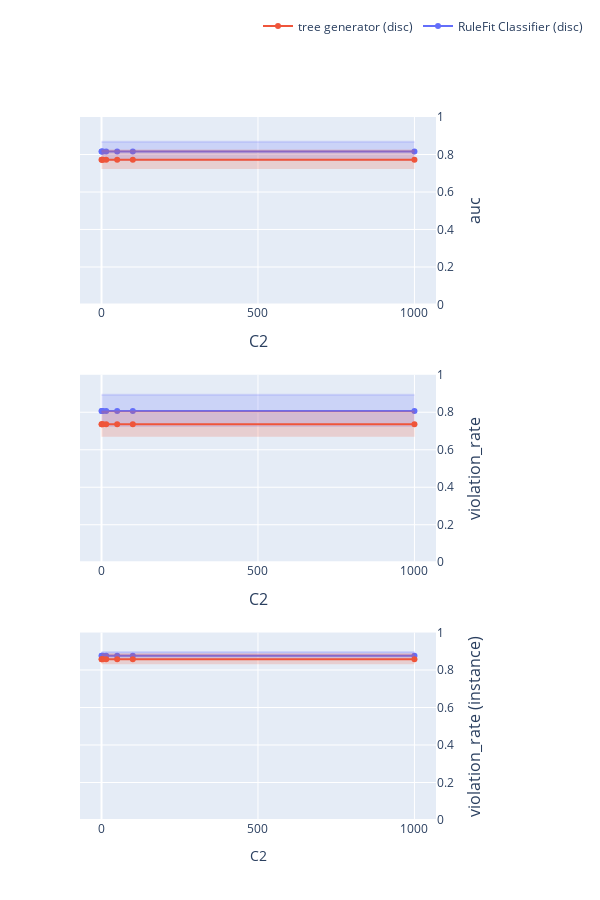

Notebook code cell kept with this figure:
### Code cell
import plotly.graph_objects as go
from plotly.subplots import make_subplots


# グラフのデータを準備
# index = ['l-SVM-p', 'r-SVM-p', 'LogReg-p']

# index = [
#     'linear svm (L)', 
#     'non-linear svm (L)', 
#     'logistic regression (L)'
# ]

# index = [
#     'linear svm', 
#     'non-linear svm', 
#     'logistic regression'
# ]

index = [
    'RuleFit Classifier (disc)',
    'tree generator (disc)',
]

columns = ['auc', 'violation_rate', 'violation_rate (instance)']

title_text = "C2"


# サブプロットの作成
# fig = make_subplots(rows=1, cols=2, subplot_titles=('AUC', 'ルール違反率'))
fig = make_subplots(rows=len(columns), cols=1)
showlegend=True

for row_num, col in enumerate(columns):
    tmp_mean = pd.DataFrame(
        [{info: df.loc[model_name, col] for info, df in zip(infos, dfs_mean)} for model_name in index],
        index=index
    )
    tmp_std = pd.DataFrame(
        [{info: df.loc[model_name, col] for info, df in zip(infos, dfs_std)} for model_name in index],
        index=index
    )

    # グラフ1: AUC
    for i in range(len(tmp_mean)):
        fig.add_trace(
            go.Scatter(
                x=tmp_mean.columns,
                y=tmp_mean.iloc[i, :],
                mode='lines+markers',
                name=tmp_mean.index[i],
                line=dict(color=colors_mean[i]),  # ラインの色を設定
                marker=dict(color=colors_mean[i]),  # マーカーの色を設定
                showlegend=showlegend,
            ),
            row=row_num+1, col=1
        )
        fig.add_trace(
            go.Scatter(
                x=tmp_mean.columns,
                y=tmp_mean.iloc[i, :] + tmp_std.iloc[i, :],
                mode='lines',
                line=dict(color=colors_std[i]),  # ラインの色を設定
                showlegend=False
            ),
            row=row_num+1, col=1
        )
        fig.add_trace(
            go.Scatter(
                x=tmp_mean.columns,
                y=tmp_mean.iloc[i, :] - tmp_std.iloc[i, :],
                mode='lines',
                fill='tonexty',
                fillcolor=colors_std[i],
                line=dict(color='rgba(255,255,255,0)'),
                showlegend=False
            ),
            row=row_num+1, col=1
        )
    
    # x, y 軸の設定
    fig.update_xaxes(title_text=title_text, row=row_num+1, col=1)
    fig.update_yaxes(title_text=col, range=[0, 1], row=row_num+1, col=1, side='right', title_font=dict(size=16))

    showlegend=False
    
# レイアウトの設定
fig.update_layout(
    height=len(columns) * 300,
    width=600,
    xaxis=dict(
        domain=[0, 1],  # 左側のsubplotの幅を調整
        title_font=dict(size=16)
    ),
    xaxis2=dict(
        domain=[0, 1],  # 右側のsubplotの幅を調整
        title_font=dict(size=16)
    ),
    legend=dict(
        x=0.5,
        y=1.15,
        orientation='h'  # 水平配置
    ),
)


# グラフの表示
fig.show()

### Figure 1 — Plotly figure (JSON) as saved in the notebook; plotly's stock layout.template omitted (floating-point values rounded to 4 significant figures)
{"data": [{"line": {"color": "rgba(99,110,250,1)"}, "marker": {"color": "rgba(99,110,250,1)"}, "mode": "lines+markers", "name": "RuleFit Classifier (disc)", "showlegend": true, "type": "scatter", "x": [0.1, 1, 5, 15, 50, 100, 1000], "xaxis": "x", "y": [0.8161, 0.8161, 0.8161, 0.8161, 0.8161, 0.8161, 0.8161], "yaxis": "y"}, {"line": {"color": "rgba(99,110,250,0.2)"}, "mode": "lines", "showlegend": false, "type": "scatter", "x": [0.1, 1, 5, 15, 50, 100, 1000], "xaxis": "x", "y": [0.8675, 0.8675, 0.8675, 0.8675, 0.8675, 0.8675, 0.8675], "yaxis": "y"}, {"fill": "tonexty", "fillcolor": "rgba(99,110,250,0.2)", "line": {"color": "rgba(255,255,255,0)"}, "mode": "lines", "showlegend": false, "type": "scatter", "x": [0.1, 1, 5, 15, 50, 100, 1000], "xaxis": "x", "y": [0.7647, 0.7647, 0.7647, 0.7647, 0.7647, 0.7647, 0.7647], "yaxis": "y"}, {"line": {"color": "rgba(239,85,59,1)"}, "marker": {"color": "rgba(239,85,59,1)"}, "mode": "lines+markers", "name": "tree generator (disc)", "showlegend": true, "type": "scatter", "x": [0.1, 1, 5, 15, 50, 100, 1000], "xaxis": "x", "y": [0.7723, 0.7723, 0.7723, 0.7723, 0.7723, 0.7723, 0.7723], "yaxis": "y"}, {"line": {"color": "rgba(239,85,59,0.2)"}, "mode": "lines", "showlegend": false, "type": "scatter", "x": [0.1, 1, 5, 15, 50, 100, 1000], "xaxis": "x", "y": [0.8214, 0.8214, 0.8214, 0.8214, 0.8214, 0.8214, 0.8214], "yaxis": "y"}, {"fill": "tonexty", "fillcolor": "rgba(239,85,59,0.2)", "line": {"color": "rgba(255,255,255,0)"}, "mode": "lines", "showlegend": false, "type": "scatter", "x": [0.1, 1, 5, 15, 50, 100, 1000], "xaxis": "x", "y": [0.7232, 0.7232, 0.7232, 0.7232, 0.7232, 0.7232, 0.7232], "yaxis": "y"}, {"line": {"color": "rgba(99,110,250,1)"}, "marker": {"color": "rgba(99,110,250,1)"}, "mode": "lines+markers", "name": "RuleFit Classifier (disc)", "showlegend": false, "type": "scatter", "x": [0.1, 1, 5, 15, 50, 100, 1000], "xaxis": "x2", "y": [0.8072, 0.8072, 0.8072, 0.8072, 0.8072, 0.8072, 0.8072], "yaxis": "y2"}, {"line": {"color": "rgba(99,110,250,0.2)"}, "mode": "lines", "showlegend": false, "type": "scatter", "x": [0.1, 1, 5, 15, 50, 100, 1000], "xaxis": "x2", "y": [0.8932, 0.8932, 0.8932, 0.8932, 0.8932, 0.8932, 0.8932], "yaxis": "y2"}, {"fill": "tonexty", "fillcolor": "rgba(99,110,250,0.2)", "line": {"color": "rgba(255,255,255,0)"}, "mode": "lines", "showlegend": false, "type": "scatter", "x": [0.1, 1, 5, 15, 50, 100, 1000], "xaxis": "x2", "y": [0.7212, 0.7212, 0.7212, 0.7212, 0.7212, 0.7212, 0.7212], "yaxis": "y2"}, {"line": {"color": "rgba(239,85,59,1)"}, "marker": {"color": "rgba(239,85,59,1)"}, "mode": "lines+markers", "name": "tree generator (disc)", "showlegend": false, "type": "scatter", "x": [0.1, 1, 5, 15, 50, 100, 1000], "xaxis": "x2", "y": [0.7366, 0.7366, 0.7366, 0.7366, 0.7366, 0.7366, 0.7366], "yaxis": "y2"}, {"line": {"color": "rgba(239,85,59,0.2)"}, "mode": "lines", "showlegend": false, "type": "scatter", "x": [0.1, 1, 5, 15, 50, 100, 1000], "xaxis": "x2", "y": [0.8046, 0.8046, 0.8046, 0.8046, 0.8046, 0.8046, 0.8046], "yaxis": "y2"}, {"fill": "tonexty", "fillcolor": "rgba(239,85,59,0.2)", "line": {"color": "rgba(255,255,255,0)"}, "mode": "lines", "showlegend": false, "type": "scatter", "x": [0.1, 1, 5, 15, 50, 100, 1000], "xaxis": "x2", "y": [0.6687, 0.6687, 0.6687, 0.6687, 0.6687, 0.6687, 0.6687], "yaxis": "y2"}, {"line": {"color": "rgba(99,110,250,1)"}, "marker": {"color": "rgba(99,110,250,1)"}, "mode": "lines+markers", "name": "RuleFit Classifier (disc)", "showlegend": false, "type": "scatter", "x": [0.1, 1, 5, 15, 50, 100, 1000], "xaxis": "x3", "y": [0.8755, 0.8755, 0.8755, 0.8755, 0.8755, 0.8755, 0.8755], "yaxis": "y3"}, {"line": {"color": "rgba(99,110,250,0.2)"}, "mode": "lines", "showlegend": false, "type": "scatter", "x": [0.1, 1, 5, 15, 50, 100, 1000], "xaxis": "x3", "y": [0.8956, 0.8956, 0.8956, 0.8956, 0.8956, 0.8956, 0.8956], "yaxis": "y3"}, {"fill": "tonexty", "fillcolor": "rgba(99,110,250,0.2)", "line": {"color": "rgba(255,255,255,0)"}, "mode": "lines", "showlegend": false, "type": "scatter", "x": [0.1, 1, 5, 15, 50, 100, 1000], "xaxis": "x3", "y": [0.8554, 0.8554, 0.8554, 0.8554, 0.8554, 0.8554, 0.8554], "yaxis": "y3"}, {"line": {"color": "rgba(239,85,59,1)"}, "marker": {"color": "rgba(239,85,59,1)"}, "mode": "lines+markers", "name": "tree generator (disc)", "showlegend": false, "type": "scatter", "x": [0.1, 1, 5, 15, 50, 100, 1000], "xaxis": "x3", "y": [0.8573, 0.8573, 0.8573, 0.8573, 0.8573, 0.8573, 0.8573], "yaxis": "y3"}, {"line": {"color": "rgba(239,85,59,0.2)"}, "mode": "lines", "showlegend": false, "type": "scatter", "x": [0.1, 1, 5, 15, 50, 100, 1000], "xaxis": "x3", "y": [0.8841, 0.8841, 0.8841, 0.8841, 0.8841, 0.8841, 0.8841], "yaxis": "y3"}, {"fill": "tonexty", "fillcolor": "rgba(239,85,59,0.2)", "line": {"color": "rgba(255,255,255,0)"}, "mode": "lines", "showlegend": false, "type": "scatter", "x": [0.1, 1, 5, 15, 50, 100, 1000], "xaxis": "x3", "y": [0.8305, 0.8305, 0.8305, 0.8305, 0.8305, 0.8305, 0.8305], "yaxis": "y3"}], "layout": {"height": 900, "legend": {"orientation": "h", "x": 0.5, "y": 1.15}, "width": 600, "xaxis": {"anchor": "y", "domain": [0, 1], "title": {"font": {"size": 16}, "text": "C2"}}, "xaxis2": {"anchor": "y2", "domain": [0, 1], "title": {"font": {"size": 16}, "text": "C2"}}, "xaxis3": {"anchor": "y3", "domain": [0, 1], "title": {"text": "C2"}}, "yaxis": {"anchor": "x", "domain": [0.7333, 1], "range": [0, 1], "side": "right", "title": {"font": {"size": 16}, "text": "auc"}}, "yaxis2": {"anchor": "x2", "domain": [0.3667, 0.6333], "range": [0, 1], "side": "right", "title": {"font": {"size": 16}, "text": "violation_rate"}}, "yaxis3": {"anchor": "x3", "domain": [0, 0.2667], "range": [0, 1], "side": "right", "title": {"font": {"size": 16}, "text": "violation_rate (instance)"}}}}
